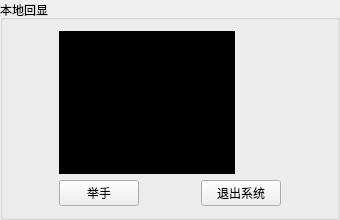
        <widget class="QGroupBox" name="localEchoGroupBox_2">
         <property name="sizePolicy">
          <sizepolicy hsizetype="Expanding" vsizetype="Expanding">
           <horstretch>0</horstretch>
           <verstretch>0</verstretch>
          </sizepolicy>
         </property>
         <property name="minimumSize">
          <size>
           <width>340</width>
           <height>220</height>
          </size>
         </property>
         <property name="maximumSize">
          <size>
           <width>340</width>
           <height>220</height>
          </size>
         </property>
         <property name="mouseTracking">
          <bool>false</bool>
         </property>
         <property name="title">
          <string>本地回显</string>
         </property>
         <property name="flat">
          <bool>false</bool>
         </property>
         <layout class="QGridLayout" name="gridLayout_12">
          <item row="1" column="0">
           <spacer name="horizontalSpacer_7">
            <property name="orientation">
             <enum>Qt::Horizontal</enum>
            </property>
            <property name="sizeHint" stdset="0">
             <size>
              <width>20</width>
              <height>20</height>
             </size>
            </property>
           </spacer>
          </item>
          <item row="1" column="4">
           <widget class="QPushButton" name="quitButton_2">
            <property name="toolTip">
             <string>退出会议</string>
            </property>
            <property name="text">
             <string>退出系统</string>
            </property>
            <property name="icon">
             <iconset>
              <normaloff>:/image/goto.bmp</normaloff>:/image/goto.bmp</iconset>
            </property>
           </widget>
          </item>
          <item row="1" column="5">
           <spacer name="horizontalSpacer_8">
            <property name="orientation">
             <enum>Qt::Horizontal</enum>
            </property>
            <property name="sizeHint" stdset="0">
             <size>
              <width>20</width>
              <height>20</height>
             </size>
            </property>
           </spacer>
          </item>
          <item row="1" column="3">
           <spacer name="horizontalSpacer">
            <property name="orientation">
             <enum>Qt::Horizontal</enum>
            </property>
            <property name="sizeHint" stdset="0">
             <size>
              <width>40</width>
              <height>20</height>
             </size>
            </property>
           </spacer>
          </item>
          <item row="1" column="1">
           <widget class="QPushButton" name="raiseHandButton_2">
            <property name="toolTip">
             <string>举手发言</string>
            </property>
            <property name="text">
             <string>举手</string>
            </property>
            <property name="icon">
             <iconset>
              <normaloff>:/image/kopeteavailable.bmp</normaloff>:/image/kopeteavailable.bmp</iconset>
            </property>
            <property name="checkable">
             <bool>true</bool>
            </property>
           </widget>
          </item>
          <item row="0" column="1" colspan="4">
           <widget class="QWidget" name="localPlayWidget" native="true">
            <property name="sizePolicy">
             <sizepolicy hsizetype="Fixed" vsizetype="Fixed">
              <horstretch>0</horstretch>
              <verstretch>0</verstretch>
             </sizepolicy>
            </property>
            <property name="maximumSize">
             <size>
              <width>176</width>
              <height>144</height>
             </size>
            </property>
            <property name="styleSheet">
             <string notr="true">background-color: rgb(0, 0, 0);</string>
            </property>
           </widget>
          </item>
         </layout>
        </widget>
